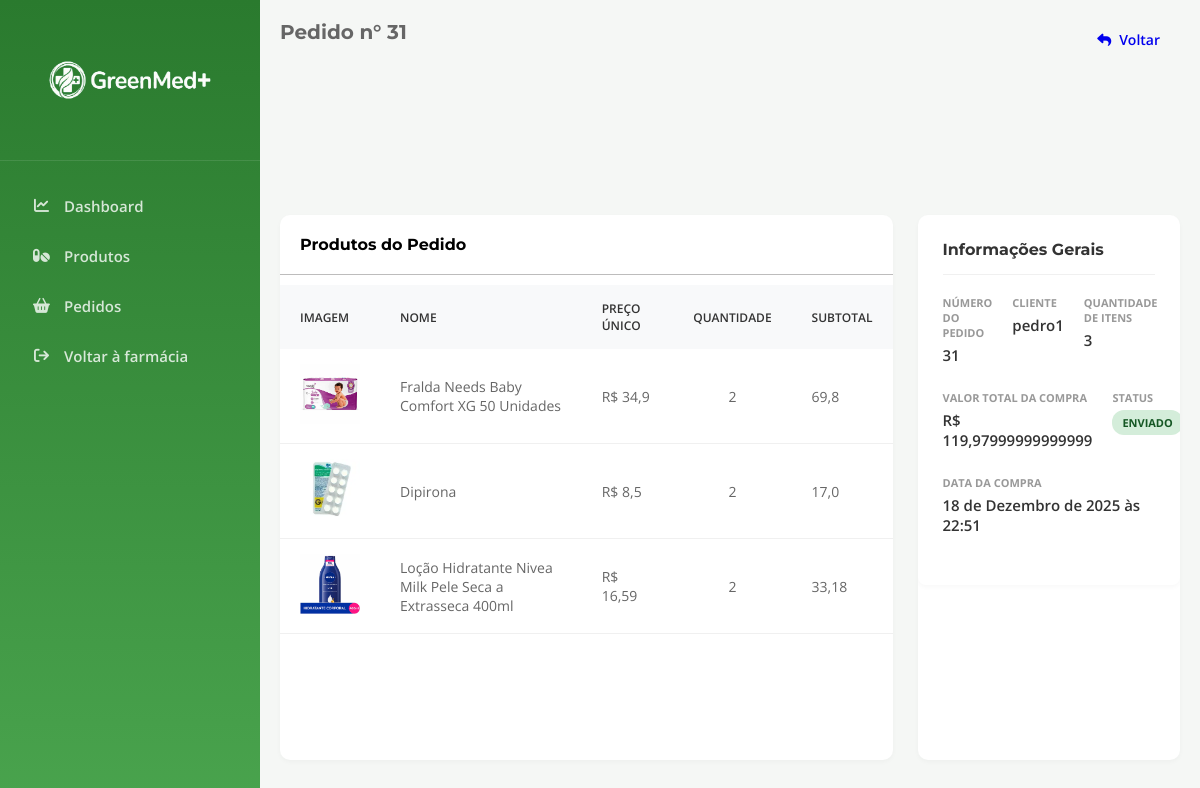
Page /gestao/pedidos/31 (signed in) on the committed database.
### gestao/models.py (models this page shows, shortened)
class Pedido(models.Model):
    escolhas = (
        ('P', 'Pendente'),
        ('E', 'Enviado'),
        ('C', 'Cancelado'),
    )
    status = models.CharField(choices=escolhas, default='P')
    cliente = models.ForeignKey(Cliente, on_delete=models.DO_NOTHING, related_name='pedido_cliente')
    data_compra = models.DateTimeField(auto_now_add=True)
    valor_compra = models.FloatField(blank=True, null=True)

class ItemPedido(models.Model):
    produto = models.ForeignKey(Produto, on_delete=models.CASCADE, related_name='produto_pedido')
    pedido = models.ForeignKey(Pedido, on_delete=models.CASCADE, related_name='pedido_pedido')
    quantidade = models.IntegerField(default=1)
    preco_unico = models.FloatField()
    def get_total(self):
        return round(self.preco_unico * self.quantidade, 2)

### produtos/models.py (models this page shows, shortened)
class Produto(models.Model):
    id = models.AutoField(primary_key=True)
    nome = models.CharField(max_length=250)
    quantidade = models.IntegerField()
    valor = models.FloatField()
    categoria = models.ForeignKey(Categoria, on_delete=models.PROTECT, related_name='categoria_produto')
    descricao = models.TextField(blank=True, null=True)
    imagem = models.ImageField(upload_to='produtos/', blank=True, null=True)

### contas/models.py (models this page shows)
class Cliente(AbstractUser):
    telefone = models.CharField(max_length=11)
    endereco = models.CharField()

### gestao/views.py (the view)
# urls.py: path('gestao/pedidos/<int:pk>', GestaoDetalhesPedido.as_view(), name='gestao_detalhes_pedido'),
@method_decorator(login_required(login_url='login'), name='dispatch')
class GestaoDetalhesPedido(DetailView):
    model = Pedido
    template_name = 'gestao_detalhes_pedido.html'

### gestao/templates/gestao_detalhes_pedido.html (shortened to what this page needs)
{% extends 'gestao_base.html' %}
{% load static %}
{% block links %}
    <link rel="stylesheet" href="{% static 'css/gestao_detalhes_produto.css' %}">
    <link rel="stylesheet" href="{% static 'css/dashboard.css' %}">
    <link rel="stylesheet" href="{% static 'css/gestao_produtos.css' %}">
    <link rel="stylesheet" href="{% static 'css/gestao_detalhes_pedido.css' %}">
{% endblock %}
{% block conteudo%}
    <div class="top-header">
        <div>
            <h1 class="page-title">
                Pedido n° {{ object.id }}
            </h1>
        </div>
        <div class="header-actions">
            <a href="{% url 'gestao_pedidos' %}" class="btn"><i class="fa-solid fa-reply"></i> Voltar</a>
        </div>
    </div>
    <div class="product-grid">
        <div class="panel">
            <div class="panel-header">
                <h3 class="panel-title">Produtos do Pedido</h3>
            </div>
            <div class="table-responsive">
                <table>
                    <thead>
                        <tr>
                            <th>Imagem</th>
                            <th>Nome</th>
                            <th>Preço Único</th>
                            <th>Quantidade</th>
                            <th>Subtotal</th>
                        </tr>
                    </thead>
                    <tbody>
                        {% for produto in object.pedido_pedido.all %}
                            <tr>
                                <td><img src="{{ produto.produto.imagem.url }}" alt="{{ produto.produto.nome }}"></td>
                                <td>{{ produto.produto.nome }}</td>
                                <td>R$ {{ produto.preco_unico }}</td>
                                <td style="text-align: center;">{{ produto.quantidade }}</td>
                                <td>{{ produto.get_total }}</td>
                            </tr>
                        {% empty %}
                            <h3>Não era pra você ver isso</h3>
                        {% endfor %}
                    </tbody>
                </table>
            </div>
        </div>
        <div class="panel">
            <div class="card">
                <h3 class="card-title">Informações Gerais</h3>
                <div class="info-row">
                    <div class="info-group">
                        <label>Número do Pedido</label>
                        <p>{{ object.pk }}</p>
                    </div>
                    <div class="info-group">
                        <label>Cliente</label>
                        <p>{{ object.cliente }}</p>
                    </div>
                    <div class="info-group">
                        <label>Quantidade de itens</label>
                        <p>{{ object.pedido_pedido.all.count }}</p>
                    </div>
                </div>
                <div class="info-row" style="grid-template-columns: 1fr 1fr;">
                    <div class="info-group">
                        <label>Valor Total da Compra</label>
                        <p>R$ {{ object.valor_compra }}</p>
                    </div>
                    <div class="info-group">
                        <label>Status</label>
                        <span class="status-badge status-{% if object.status == 'P' %}warning{% elif object.status == 'C' %}danger{% else %}success{% endif %}">
                        {% if object.status == 'P' %}
                            Pendente
                        {% elif object.status == 'C' %}
                            Cancelado
                        {% else %}
                            Enviado
                        {% endif %}
                        </span>
                    </div>
                </div>
                <div class="info-row" style="grid-template-columns: 1fr;">
                    <div class="info-group">
                        <label>Data da Compra</label>
                        <p>{{ object.data_compra }}</p>
                    </div>
                </div>
            </div>
        </div>
    </div>
{% endblock %}

### static/css/base.css (style rules this page uses)
:root { --verde_primario: #2A7A2E; --azul_destaque: #0098A6; --verde_secundario: #49A34D; --azul_apoio: #006E8C; --cinza_texto: #333333; --cinza_fundo: #F5F7F5; --cinza_secundario: #666666; --titulos: "Montserrat", sans-serif; --paragrafos: "Open Sans", sans-serif; }
* { font-family: Arial, Helvetica, sans-serif; box-sizing: border-box; margin: 0px; padding: 0px; }

### static/css/gestao_base.css (style rules this page uses)
:root { --border-color: #aaa9a9c5; --danger: #d9534f; --warning: #f0ad4e; --success: #00a650; }
* { margin: 0; padding: 0; box-sizing: border-box; font-family: 'Open Sans', sans-serif; }
body { background-color: var(--cinza_fundo); display: flex; min-height: 100vh; }

### gestao/static/css/gestao_detalhes_produto.css (style rules this page uses)
.top-header { display: flex; justify-content: space-between; align-items: flex-start; margin-bottom: 30px; }
.page-title { font-family: 'Montserrat', sans-serif; font-size: 24px; color: var(--cinza_texto); display: flex; align-items: center; gap: 15px; }
.status-badge { font-size: 12px; padding: 5px 12px; border-radius: 20px; text-transform: uppercase; font-weight: 700; }
.header-actions { display: flex; gap: 10px; }
.btn { padding: 10px 20px; border-radius: 6px; font-weight: 600; cursor: pointer; border: none; display: flex; align-items: center; gap: 8px; font-size: 14px; transition: 0.2s; text-decoration: none; }
.product-grid { display: grid; grid-template-columns: 350px 1fr; gap: 25px; }
.card { background: var(--white); border-radius: 8px; padding: 25px; box-shadow: 0 2px 5px rgba(0,0,0,0.03); margin-bottom: 25px; }
.card-title { font-family: 'Montserrat', sans-serif; font-size: 16px; font-weight: 700; color: var(--cinza_texto); margin-bottom: 20px; padding-bottom: 15px; border-bottom: 1px solid #f0f0f0; }
.info-row { display: grid; grid-template-columns: repeat(3, 1fr); gap: 20px; margin-bottom: 25px; }
.info-group label { display: block; font-size: 12px; color: var(--cinza_texto); margin-bottom: 5px; font-weight: 600; }
.info-group p { font-size: 15px; color: var(--cinza_texto); font-weight: 500; }
table { width: 100%; border-collapse: collapse; margin-top: 10px; }
th { text-align: left; background: #f8f9fa; padding: 10px; font-size: 12px; color: #666; }
td { padding: 10px; border-bottom: 1px solid #eee; font-size: 13px; }

### gestao/static/css/dashboard.css (style rules this page uses)
.page-title { font-family: 'Montserrat', sans-serif; font-size: 20px; color: var(--cinza_secundario); }
.panel { background: white; border-radius: 10px; box-shadow: 0 2px 5px rgba(0,0,0,0.03); overflow: hidden; margin-bottom: 20px; }
.panel-header { padding: 20px; border-bottom: 1px solid var(--border-color); display: flex; justify-content: space-between; align-items: center; }
.panel-title { font-family: 'Montserrat', sans-serif; font-size: 16px; font-weight: 700; }
.table-responsive { overflow-x: auto; }
table { width: 100%; border-collapse: collapse; }
th { text-align: left; padding: 15px 20px; background-color: #f8f9fa; color: var(--cinza_texto); font-size: 12px; text-transform: uppercase; font-weight: 600; }
td { padding: 15px 20px; border-bottom: 1px solid #f0f0f0; font-size: 14px; color: var(--cinza_secundario); vertical-align: middle; }
.status-badge { padding: 5px 10px; border-radius: 12px; font-size: 11px; font-weight: 700; text-transform: uppercase; }
.status-success { background-color: #d4edda; color: #155724; }
.info-group label { font-size: 11px; text-transform: uppercase; color: #999; font-weight: bold; display: block; }
.info-group p { font-weight: 600; color: #333; }

### gestao/static/css/gestao_produtos.css (style rules this page uses)
td:has(img) { width: 100px; }
td > img { width: 100%; object-fit: cover; }

### gestao/static/css/gestao_detalhes_pedido.css (style rules this page uses)
.product-grid { grid-template-columns: 7fr 3fr; }

### rows in the picture
Pedido: id "31", pk "31", cliente "pedro1", pedido_pedido.all.count "3", valor_compra "119,97999999999999", data_compra "18 de Dezembro de 2025 às 22:51"
ItemPedido: produto.imagem (picture), produto.nome "Fralda Needs Baby Comfort XG 50 Unidades", preco_unico "34,9", quantidade "2", get_total "69,8"
ItemPedido: produto.imagem (picture), produto.nome "Dipirona", preco_unico "8,5", quantidade "2", get_total "17,0"
ItemPedido: produto.imagem (picture), produto.nome "Loção Hidratante Nivea Milk Pele Seca a Extrasseca 400ml", preco_unico "16,59", quantidade "2", get_total "33,18"
